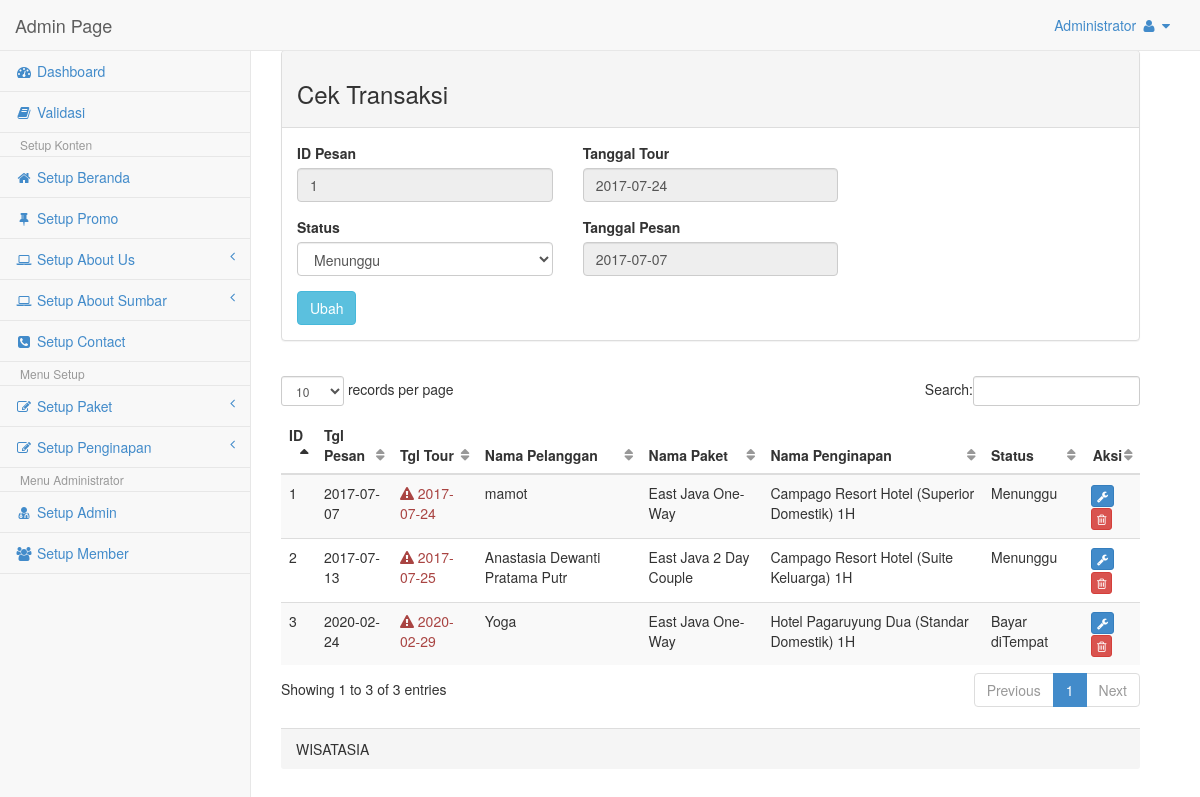
The app's page /Admin/cekTransaksi.php?id=1 (signed in) with its own data.
### tables this page shows
CREATE TABLE IF NOT EXISTS `tbl_pesan` (
  `id_pesan` int(11) NOT NULL AUTO_INCREMENT,
  `id_user` int(11) NOT NULL,
  `id_paket` int(11) NOT NULL,
  `id_hotel` int(11) NOT NULL,
  `tgl_pesan` date NOT NULL,
  `tgl_tour` date NOT NULL,
  `status` char(2) NOT NULL DEFAULT 'S1',
  PRIMARY KEY (`id_pesan`)
);

CREATE TABLE IF NOT EXISTS `tbl_user` (
  `id_user` int(11) NOT NULL AUTO_INCREMENT,
  `nama_user` varchar(30) NOT NULL,
  `email_user` varchar(50) NOT NULL,
  `tipe_id` varchar(20) NOT NULL,
  `no_id` varchar(30) NOT NULL,
  `no_hp` varchar(14) NOT NULL,
  `no_rek` varchar(50) NOT NULL,
  `nama_rek` varchar(50) NOT NULL,
  `username` varchar(30) NOT NULL,
  `password` varchar(12) NOT NULL,
  `tgl_lahir` varchar(30) NOT NULL,
  `jekel` varchar(1) NOT NULL,
  `alamat` text NOT NULL,
  PRIMARY KEY (`id_user`),
  KEY `id_user` (`id_user`)
);

CREATE TABLE IF NOT EXISTS `tbl_paket` (
  `id_paket` int(11) NOT NULL AUTO_INCREMENT,
  `id_kategori` int(11) NOT NULL,
  `nama_paket` varchar(50) NOT NULL,
  `harga_paket` int(11) NOT NULL,
  `ket_paket` text NOT NULL,
  PRIMARY KEY (`id_paket`)
);

CREATE TABLE IF NOT EXISTS `tbl_hotel` (
  `id_hotel` int(11) NOT NULL AUTO_INCREMENT,
  `kd_daerah` varchar(6) NOT NULL,
  `hotel` varchar(100) NOT NULL,
  `bintang` tinyint(1) NOT NULL,
  `harga` int(11) NOT NULL,
  `ket_hotel` text NOT NULL,
  PRIMARY KEY (`id_hotel`)
);

### Admin/cekTransaksi.php (the view, shortened to what this page needs)
<?php session_start();
if(isset($_SESSION['user_admin'])){
	$level		=$_SESSION['level'];
?>
<!DOCTYPE html>
<html>
<head>
    <link href="css/bootstrap.min.css" rel="stylesheet">
    <link href="font-awesome/css/font-awesome.css" rel="stylesheet">
    <link href="css/plugins/dataTables/dataTables.bootstrap.css" rel="stylesheet">
    <link href="css/sb-admin.css" rel="stylesheet">
</head>
<body>
    <div id="wrapper">
       	<?php
			if($level=='admin'){
				include"nav.php";
			}else if($level=='operator'){
				include"nav_operator.php";
			}else{
				echo "Anda tidak punya hak access!! Hayoo!! sapa Loe??";
			}
		?>
        <div id="page-wrapper">
            <div class="row col-lg-12">
                <div class="panel panel-default">
                    <div class="panel-heading"><h3>Cek Transaksi</h3></div>
                    <div class="panel-body">
                        <form name="cekTransaksi" action="cekTransaksi.php" method="post" enctype="multipart/form-data">
                        <?php
                            if (isset($_GET['id']))
                            {
                            $comot_id=mysql_query("SELECT * FROM tbl_pesan WHERE id_pesan=".$_GET['id']);
                            $ngisi=mysql_fetch_array($comot_id);
                            }
                        ?>
                        <fieldset>
                        	<div class="row">
                            <div class="col-lg-4">
                                <div class="form-group">
                                    <label>ID Pesan</label>
                                    <input class="form-control" name="id" type="text" value="<?php echo $ngisi['id_pesan']; ?>" readonly>
                                </div>
                                <div class="form-group">
                                    <label>Status</label>
                                    <select class="form-control" name="status">
                                    	<?php
                                        for($i=0; $i<=4; $i++){
											if($i==1){
												$value="S1";
												$salue="Menunggu";
											}else if($i==2){
												$value="S2";
												$salue="Lunas";
											}else if($i==3){
												$value="S3";
												$salue="Bayar diTempat";
											}else if($i==4){
												$value="S4";
												$salue="Telah Tour";
											}else{
												$value="";
												$salue="-- Pilih --";
											}
											if($ngisi['status']==$value){
												$sel= "selected";
											}else{
												$sel= "";
											}
											echo "<option value='$value' $sel>$salue</option>";
										}
										?>
                                    </select>
                                </div>
                            </div>
                            <div class="col-lg-4">
                                <div class="form-group">
                                    <label>Tanggal Tour</label>
                                    <input class="form-control" name="tgl_tour" type="text" value="<?php echo $ngisi['tgl_tour']; ?>" readonly>
                                </div>
                                <div class="form-group">
                                    <label>Tanggal Pesan</label>
                                    <input class="form-control" name="tgl_tour" type="text" value="<?php echo $ngisi['tgl_pesan']; ?>" readonly>
                                </div>
                       		</div>
                            </div>
                                <?php
                                    if (isset($_GET['id'])){
                                ?>
                                <input name="Edit" type="submit" value="Ubah" class="btn btn-info" data-hint="Klik untuk Edit Post">
                                </div>
                                <?php
                                    }else{
                                ?>
                                <input name="Edit" type="submit" value="Ubah" class="btn" disabled>
                                </div>
                                <?php
                                    }
                                ?>
                    </div>
                    <div class="panel-body">
                        <div class="row col-lg-13">
                        	<div class="table-responsive">
                        	<table class="table table-hover table-striped" id="dataTables-transaksi">
                                <thead>
                                    <tr>
                                        <th class="text-left">ID</th>
                                        <th class="text-left">Tgl Pesan</th>
                                        <th class="text-left">Tgl Tour</th>
                                        <th class="text-left">Nama Pelanggan</th>
                                        <th class="text-left">Nama Paket</th>
                                        <th class="text-left">Nama Penginapan</th>
                                        <th class="text-left">Status</th>
                                        <th class="text-center">Aksi</th>
                                    </tr>
                                </thead>
                                <tbody>
                                <?php
                                    $comot=mysql_query("SELECT * FROM tbl_pesan, tbl_paket, tbl_hotel, tbl_user WHERE
														tbl_pesan.id_user=tbl_user.id_user AND tbl_pesan.id_paket=tbl_paket.id_paket AND
														tbl_pesan.id_hotel=tbl_hotel.id_hotel");
                                    while($isi_tbl=mysql_fetch_array($comot))
                                    {
									$total_harga	=$isi_tbl['harga_paket']+$isi_tbl['harga'];
									$now= date("Y-m-d");
                                ?>
                                    <tr>
                                        <td><?php echo $isi_tbl['id_pesan'] ?></td>
                                        <td><?php echo $isi_tbl['tgl_pesan']; ?></td>
                                        <td><?php
										if($isi_tbl['tgl_tour']<$now){
											$txtS="Kadaluarsa!!";
											echo "<div class='tooltip-demo'><span data-toggle='tooltip' data-placement='top' title='".$txtS."'><div class='text-danger'><i class='fa fa-warning'></i>&nbsp".$isi_tbl['tgl_tour']."</div></span></div>";
										}else{
											echo $isi_tbl['tgl_tour'];
										}?></td>
                                        <td><?php echo $isi_tbl['nama_user']; ?></td>
                                        <td><div class="tooltip-demo"><span data-toggle="tooltip" data-placement="top"
											title="<?php echo $isi_tbl['harga_paket']; ?> IDR">
											<?php echo $isi_tbl['nama_paket']; ?></span></div>
										</td>
                                        <td><div class="tooltip-demo"><span data-toggle="tooltip" data-placement="top"
											title="<?php echo $isi_tbl['harga']; ?> IDR">
											<?php echo $isi_tbl['hotel']; ?></span></div>
										</td>
                                        <td><div class="tooltip-demo"><span data-toggle="tooltip" data-placement="top"
											title="Total Harga <?php echo $total_harga; ?> IDR">
											<?php
                                        	if($isi_tbl['status']=='S1'){
												$stat="Menunggu";
											}else if($isi_tbl['status']=='S2'){
												$stat="Lunas";
											}else if($isi_tbl['status']=='S3'){
												$stat="Bayar diTempat";
											}else if($isi_tbl['status']=='S4'){
												$stat="Telah Tour";
											}else{
												$stat="";
											}
											echo $stat;
											?></span></div>
										</td>
                                        <td>
										<div class="tooltip-demo">
                                        	<a href="cekTransaksi.php?id=<?php echo $isi_tbl[0]; ?>"><button type="button" class="btn btn-xs btn-primary" data-toggle="tooltip" data-placement="top" title="Edit Transaksi"><i class="fa fa-wrench"></i></button></a>
                                            <a href="delTransaksi.php?id=<?php echo $isi_tbl[0]; ?>"><button type="button" class="btn btn-xs btn-danger"data-toggle="tooltip" data-placement="top" title="Delete Transaksi"><i class="fa fa-trash-o"></i></button></a>
                                   		</div>
                                        </td>
                                    </tr>
                                <?php
                                    }
                                ?>
                                </tbody>
                            </table>
                            </div>
                        </div>
					</div>
                    <div class="panel-footer">WISATASIA</div>
                </div>
			</div>
        </div>
</body>
</html>
<?php
}else{
	session_destroy();
	header('Location:index.php?status=Silahkan Login');
}
?>

### Admin/nav.php (shortened to what this page needs)
<?php
	$username=$_SESSION['user_admin'];
	$comot_admin=mysql_query("select nama from tbl_admin where user_admin='$username'");
	$ngisi_admin=mysql_fetch_array($comot_admin);
?>
<nav class="navbar navbar-default navbar-fixed-top" role="navigation" style="margin-bottom: 0">
    <div class="navbar-header">
        <a class="navbar-brand" href="home.php">Admin Page</a>
    </div>
    <ul class="nav navbar-top-links navbar-right">
        <li class="dropdown">
            <a class="dropdown-toggle" data-toggle="dropdown" href="#"><?php echo $ngisi_admin['nama']; ?>
                <i class="fa fa-user fa-fw"></i>  <i class="fa fa-caret-down"></i>
            </a>
        </li>
    </ul>
    <div class="navbar-default navbar-static-side" role="navigation">
        <div class="sidebar-collapse">
            <ul class="nav" id="side-menu">
                <li><a href="home.php"><i class="fa fa-dashboard fa-fw"></i> Dashboard</a></li>
                <li><a href="cekTransaksi.php"><i class="fa fa-book fa-fw"></i> Validasi</a>
                <li class="dropdown-header">Setup Konten</li>
                <li><a href="setupBeranda.php"><i class="fa fa-home fa-fw"></i> Setup Beranda</a>
                <li><a href="setupSlider.php"><i class="fa fa-thumb-tack fa-fw"></i> Setup Promo</a>
                <li>
                    <a href="#"><i class="fa fa-laptop fa-fw"></i> Setup About Us<span class="fa arrow"></span></a>
                </li>
                <li>
                    <a href="#"><i class="fa fa-laptop fa-fw"></i> Setup About Sumbar<span class="fa arrow"></span></a>
                </li>
                <li><a href="setupContact.php"><i class="fa fa-phone-square fa-fw"></i> Setup Contact</a>
                <li class="dropdown-header">Menu Setup</li>
                <li>
                    <a href="#"><i class="fa fa-edit fa-fw"></i> Setup Paket<span class="fa arrow"></span></a>
                </li>
                <li>
                    <a href="#"><i class="fa fa-edit fa-fw"></i> Setup Penginapan<span class="fa arrow"></span></a>
                </li>
                <li class="dropdown-header">Menu Administrator</li>
                <li><a href="setupAdmin.php"><i class="fa fa-user-md fa-fw"></i> Setup Admin</a>
                <li><a href="setupMember.php"><i class="fa fa-users fa-fw"></i> Setup Member</a>
            </ul>
        </div>
    </div>
</nav>

### Admin/css/sb-admin.css (style rules this page uses)
body { background-color: #f8f8f8; padding-top: 100px; }
@media (min-width:768px) { body { padding-top: 50px; } }
#wrapper { width: 100%; }
#page-wrapper { padding: 0 15px; min-height: 568px; background-color: #fff; }
@media (min-width:768px) { #page-wrapper { position: inherit; margin: 0 0 0 250px; padding: 0 30px; min-height: 1300px; border-left: 1px solid #e7e7e7; } }
.navbar-static-side ul li { border-bottom: 1px solid #e7e7e7; }
.navbar-top-links li { display: inline-block; }
.navbar-top-links li:last-child { margin-right: 15px; }
.navbar-top-links li a { padding: 15px; min-height: 50px; }
.arrow { float: right; }
.fa.arrow:before { content: "\f104"; }
@media (min-width:768px) { .navbar-static-side { z-index: 1; position: absolute; width: 250px; margin-top: 51px; } }
table.dataTable thead .sorting, table.dataTable thead .sorting_asc, table.dataTable thead .sorting_desc, table.dataTable thead .sorting_asc_disabled, table.dataTable thead .sorting_desc_disabled { background: transparent; }
table.dataTable thead .sorting_asc:after { content: "\f0de"; float: right; font-family: fontawesome; }
table.dataTable thead .sorting:after { content: "\f0dc"; float: right; font-family: fontawesome; color: rgba(50,50,50,.5); }

### records on screen
tbl_pesan: id "1", tgl_tour "2017-07-24", tgl_tour "2017-07-07", id_pesan "1", tgl_pesan "2017-07-07", id_user.nama_user "mamot", id_paket.nama_paket "East Java One-Way", id_hotel.hotel "Campago Resort Hotel (Superior Domestik) 1H", status "Menunggu"
tbl_pesan: id_pesan "2", tgl_pesan "2017-07-13", tgl_tour "2017-07-25", id_user.nama_user "Anastasia Dewanti Pratama Putr", id_paket.nama_paket "East Java 2 Day Couple", id_hotel.hotel "Campago Resort Hotel (Suite Keluarga) 1H", status "Menunggu"
tbl_pesan: id_pesan "3", tgl_pesan "2020-02-24", tgl_tour "2020-02-29", id_user.nama_user "Yoga", id_paket.nama_paket "East Java One-Way", id_hotel.hotel "Hotel Pagaruyung Dua (Standar Domestik) 1H", status "Bayar diTempat"

### other values on screen
$ngisi_admin['nama'] "Administrator"
form field status "Menunggu"
